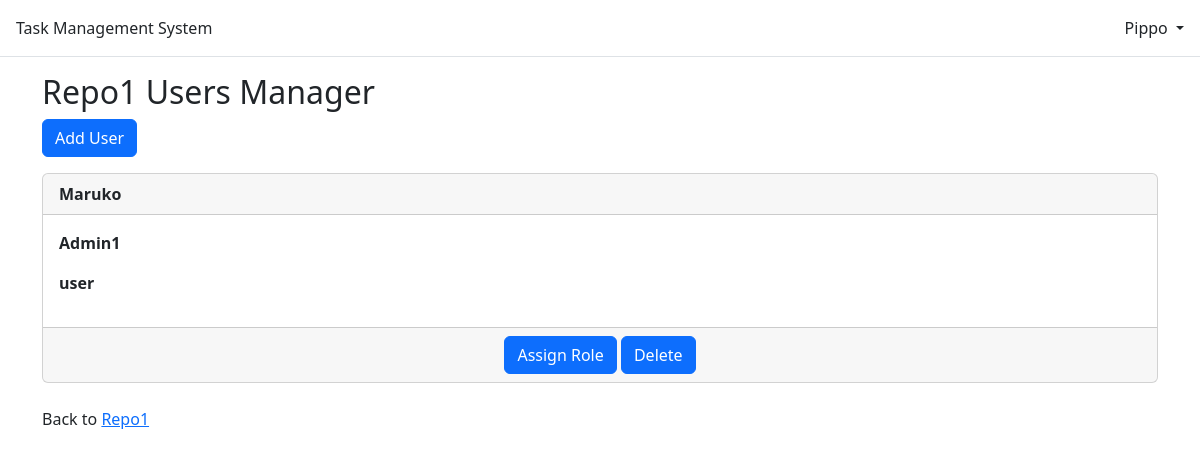
The app's page /repository/1_Maruko/users/ (signed in) with its own data.
### repository/models.py (models this page shows)
class Repository(models.Model):
    repo_id = models.AutoField(primary_key=True)
    name = models.CharField(max_length=30)
    created = models.DateTimeField(auto_now_add=True)
    last_modified = models.DateTimeField(auto_now=True)
    created_by = models.ForeignKey(settings.AUTH_USER_MODEL,on_delete=models.CASCADE)
    class Meta:
        db_table = 'tms_repository'

class Repo_user(models.Model):
    username = models.ForeignKey(settings.AUTH_USER_MODEL,on_delete=models.CASCADE)
    role_id = models.ForeignKey(Repo_role,on_delete=models.CASCADE)
    class Meta:
        db_table = 'tms_repo_user'

class Repo_role(models.Model):
    role_id = models.AutoField(primary_key=True)
    role_name = models.CharField(max_length=30)
    can_change_status_if_task_assigned = models.BooleanField(default=True)
    can_manage_task = models.BooleanField(default=False)
    can_manage_users = models.BooleanField(default=False)
    can_manage_roles = models.BooleanField(default=False)
    can_cancel_repo = models.BooleanField(default=False)
    role_priority = models.IntegerField()
    repo_id = models.ForeignKey("Repository",on_delete=models.CASCADE)
    class Meta:
        db_table = 'tms_repo_role'

### repository/views.py (the view)
# urls.py: path("<int:pk>_<str:name>/users/",views.UsersListView.as_view(), name="repo_user_list"),
class UsersListView(ListView):
    model = Repo_user
    template_name = "repository/repo_user/repo_user_list.html"
    context_object_name = "repo_user_list"
    def get_queryset(self):
        return Repo_user.objects.all().filter(role_id__repo_id=self.kwargs["pk"]).values("username__username").distinct()
    def get_context_data(self, **kwargs):
        context = super().get_context_data(**kwargs)
        context["users_role_list"] = Repo_user.objects.all().filter(role_id__repo_id = self.kwargs["pk"])
        context["repo"] = Repository.objects.get(repo_id = self.kwargs["pk"])
        return context
    def get(self, request: HttpRequest, *args: any, **kwargs: any) -> HttpResponse:
        if not request.user.is_authenticated:
            return redirect("home")
        return super().get(request, *args, **kwargs)

### templates/repository/repo_user/repo_user_list.html (shortened to what this page needs)
{% extends "base.html" %}
{% block content %}
{% if user.is_authenticated %}
<div class="repository-entry">
    <h2>{{ repo.name }} Users Manager</h2>
</div>
<div>
    <p>
        <a class="btn btn-primary" href="{% url 'repo_user_add' repo.repo_id repo.name %}" role="button">Add User</a>
    </p>
    {% for repo_user in repo_user_list %}
    <div class="card">
        <div class="d-inline-flex card-header align-items-center justify-content-between">
            <div class="text-start">
                <span class="fw-bold"> {{ repo_user.username__username }} </span>
            </div>
        </div>
        <div class="card-body">
            <span class="fw-bold">
                {% if users_role_list %}
                {% for role_user in users_role_list %}
                {% if role_user.username.username == repo_user.username__username %}
                <p>{{ role_user.role_id.role_name }}</p>
                {% endif %}
                {% endfor %}
                {% endif %}
            </span>
        </div>
        <div class="card-footer text-center text-muted">
            <a class="btn btn-primary" href="" role="button">Assign Role</a>
            <a class="btn btn-primary" href="{% url 'repo_user_remove' repo.repo_id repo.name repo_user.username__username%}" role="button">Delete</a>
        </div>
    </div>
    <br />
    {% endfor %}
    <p>Back to <a href="{% url 'repository_detail' repo.repo_id repo.name%}">{{ repo.name }}</a></p>
</div>
{% endif %}
{% endblock content %}

### templates/base.html (shortened to what this page needs)
<!DOCTYPE html>
<html>
<head>
  <link href="https://cdn.jsdelivr.net/npm/bootstrap@5.2.3/dist/css/bootstrap.min.css" rel="stylesheet"
>
</head>
<body>
  <header class="p-3 mb-3 border-bottom">
    <div class="d-flex flex-wrap align-items-center justify-content-between">
      <a class="navbar-brand" href="{% url 'home' %}">Task Management System</a>
      {% if user.is_authenticated %}
      <div class="dropdown justify-content-end">
        <a href="#" class="d-block link-dark text-decoration-none dropdown-toggle" id="dropdownUser1"
          data-bs-toggle="dropdown" aria-expanded="false">
          {{ user.username }}
        </a>
      </div>
      {% else %}
      <div class="justify-content-end">
        <a href="{% url 'login' %}" class="btn btn-outline-primary me-2">
          Log In</a>
        <a href="{% url 'signup' %}" class="btn btn-primary">Sign Up</a>
      </div>
      {% endif %}
    </div>
  </header>
  <main>
    <div class="container">
      {% block content %}
      {% endblock content %}
    </div>
  </main>
</body>
</html>

### records on screen
Repository: name "Repo1"
Repo_user: role_id.role_name "Admin1"
Repo_user: role_id.role_name "user"

### other values on screen
{{ user.username }} "Pippo"
{{ repo_user.username__username }} "Maruko"
